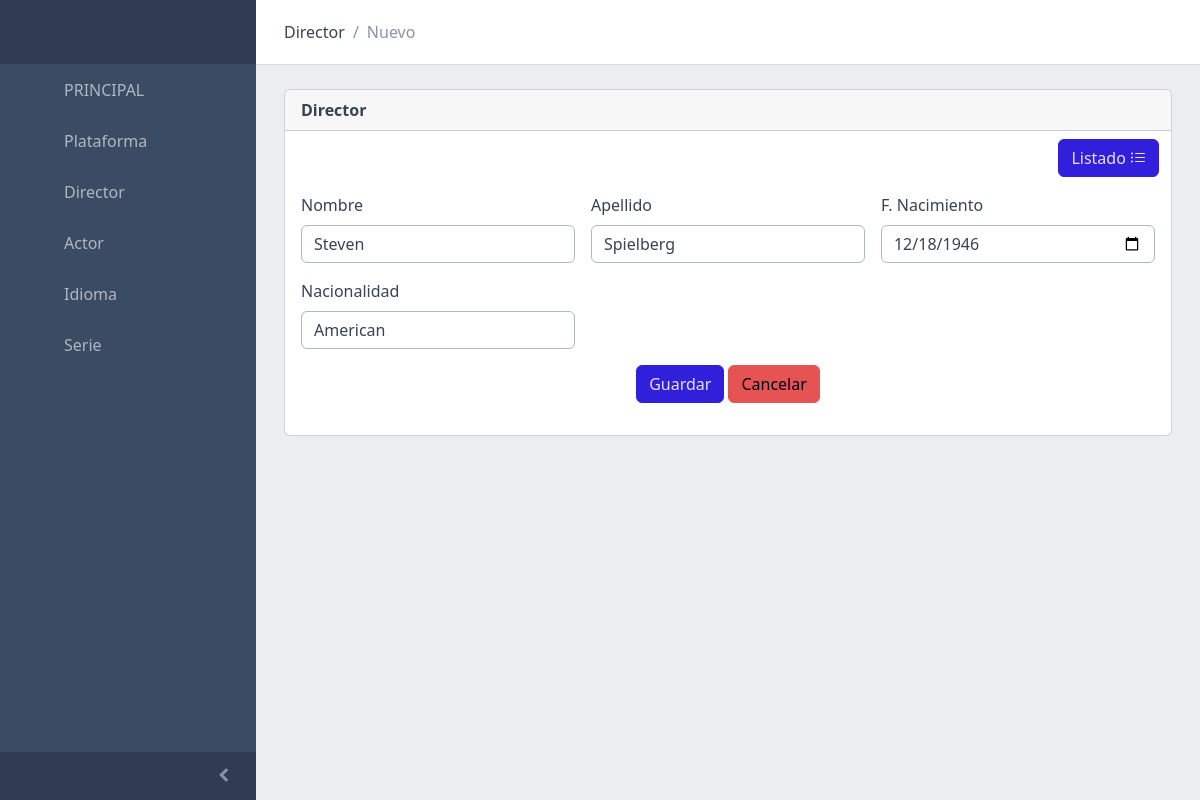
The page /views/director/Form.php?director=1 on the database its author committed.
### tables this page shows
create table director(
    id int auto_increment primary key,
    name varchar(50) not null,
    lastname varchar(50) not null,
    birthday date not null,
    nationality varchar(50) not null
);

### models/Director.php (called while the page is built, shortened)
<?php
class Director
{
    private $name;
    private $lastname;
    private $birthday;
    private $nationality;
    private $connectionDB;
    public function __construct($id = null, $name = null, $lastname = null, $birthday = null, $nationality = null)
    {
        $this->connectionDB = new ConnectionDB();
    }
    public function getName()
    {
        return $this->name;
    }
    public function getLastName()
    {
        return $this->lastname;
    }
    public function getBirthday()
    {
        return $this->birthday;
    }
    public function getNationality()
    {
        return $this->nationality;
    }
    public function getById($directorId)
    {
        $mysqli = $this->connectionDB->initConnectionDb();
        $query = $mysqli->query("SELECT id,name,lastname,birthday,nationality FROM director where id='$directorId'");
        $itemObject = mysqli_fetch_object($query, Director::class);
        return $itemObject;
    }
}

### controllers/DirectorController.php (called while the page is built, shortened)
<?php
require_once(__DIR__ . '../../models/Director.php');
function getDirectorById($DirectorId)
{
    $model = new Director();
    $directorObject = $model->getById($DirectorId);
    return $directorObject;
}

### views/director/Form.php (the view, shortened to what this page needs)
<?php
echo '<link href="https://stackpath.bootstrapcdn.com/bootstrap/4.5.2/css/bootstrap.min.css" rel="stylesheet">';
echo '<link href="https://cdnjs.cloudflare.com/ajax/libs/bootstrap-icons/1.10.5/font/bootstrap-icons.min.css" rel="stylesheet">';
include('../partial/sidebar.php');
require_once('../../controllers/DirectorController.php');
?>
<div class="wrapper d-flex flex-column min-vh-100 bg-light">
    <header class="header header-sticky mb-4">
        <div class="container-fluid">
            <nav aria-label="breadcrumb">
                <ol class="breadcrumb my-0 ms-2">
                    <li class="breadcrumb-item">
                        <span>Director</span>
                    </li>
                    <li class="breadcrumb-item active">
                        <span>Nuevo</span>
                    </li>
                </ol>
            </nav>
        </div>
    </header>
    <div class="body flex-grow-1 px-3">
        <div class="container-lg">
            <div class="row">
                <div class="col-sm-12 col-lg-12">
                    <div class="card mb-4">
                        <div class="card-header"><strong>Director</strong></div>
                        <div class="row">
                            <div class="col-md-6"></div>
                            <div class="col-md-6 text-end pt-2 pe-4">
                                <a href="List.php" class="btn btn-primary text-end">Listado&nbsp;<i class="bi bi-list-ul"></i></a>
                            </div>
                        </div>
                        <div class="card-body">
                            <?php
                            if (isset($_GET['director'])) {
                                $DirectorIdParameter = $_GET['director'];
                                $Director = getDirectorById($DirectorIdParameter);
                            }
                            $sendData = false;
                            if (!$sendData) {
                            ?>
                                <form action="" method="post" class="row g-3 needs-validation" novalidate="">
                                    <div class="col-md-4">
                                        <label class="form-label" for="DirectorName">Nombre</label>
                                        <input class="form-control" id="DirectorName" name="DirectorName" value="<?php if (isset($Director)) echo $Director->getName() ?>" type="text" required="" placeholder="Introduce el nombre del Director">
                                    </div>
                                    <div class="col-md-4">
                                        <label class="form-label" for="DirectorLastName">Apellido</label>
                                        <input class="form-control" id="DirectorLastName" name="DirectorLastName" value="<?php if (isset($Director)) echo $Director->getLastName() ?>" type="text" required="" placeholder="Introduce el apellido del Director">
                                    </div>
                                    <div class="col-md-4">
                                        <label class="form-label" for="DirectorBirthday">F. Nacimiento</label>
                                        <input class="form-control" id="DirectorBirthday" name="DirectorBirthday" value="<?php if (isset($Director)) echo $Director->getBirthday() ?>" type="date" required="">
                                    </div>
                                    <div class="col-md-4">
                                        <label class="form-label" for="DirectorNationality">Nacionalidad</label>
                                        <input class="form-control" id="DirectorNationality" name="DirectorNationality" value="<?php if (isset($Director)) echo $Director->getNationality() ?>" type="text" required="" placeholder="Introduce la necionalidad del Director">
                                    </div>
                                    <div class="col-12 d-flex justify-content-center">
                                        <button class="btn btn-primary" style="margin-right: 4px;" name="createBtn" id="createBtn" type="submit">Guardar</button>
                                        <a href="List.php" class="btn btn-danger" type="button">Cancelar</a>
                                    </div>
                                </form>
                                <?php
                            }
                            ?>
                        </div>
                    </div>
                </div>
            </div>
        </div>
    </div>
</div>
<?php
include('../partial/footer.php');
?>

### rows shown on the page
director: DirectorName "Steven", DirectorLastName "Spielberg", DirectorBirthday "12/18/1946", DirectorNationality "American"
